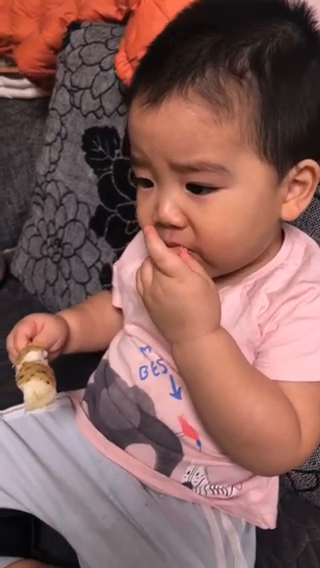
#> input picture frame 45 of FaceDetectionProject/videos/3.mp4, 320 x 568 px, given in place of kelake.mp4, which was not available
$ python FaceDetectionEx.py
#> lines starting #> are read from the running program, lines starting #| are printed output that depends on the picture; after the words box and inside, x2 and y2 are one past the last pixel; in counts of white or black regions, pixels touching at a corner belong together; pictures that were not available may be replaced by others from this repository, and a replacement may not be noted
import cv2
import os


# 保存好的视频检测人脸并截图
def CatchPICFromVideo(window_name, camera_idx, catch_pic_num, path_name):
#> called with window_name = 'get face', camera_idx = 'FaceDetectionProject\\video\\kelake.mp4', catch_pic_num = 100, path_name = 'E:\\VideoCapture'
    cv2.namedWindow(window_name)

    # 视频来源
    cap = cv2.VideoCapture(camera_idx)

    # 告诉OpenCV使用人脸识别分类器
    classfier = cv2.CascadeClassifier(os.getcwd()+"\\haarcascade\\haarcascade_frontalface_alt.xml")

    # 识别出人脸后要画的边框的颜色，RGB格式, color是一个不可增删的数组
    color = (0, 255, 0)

    num = 0
    while cap.isOpened():
        ok, frame = cap.read()  # 读取一帧数据
#> frame is the input picture: shape (568, 320, 3); mean B, G, R 91.4, 95.7, 133.6
        if not ok:
            break

        grey = cv2.cvtColor(frame, cv2.COLOR_BGR2GRAY)  # 将当前桢图像转换成灰度图像
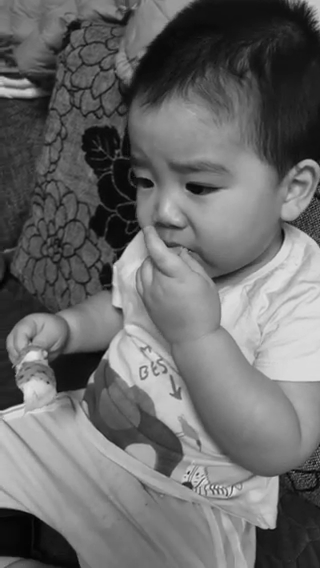
#> grey: shape (568, 320); min 2, max 232, mean 106.5

        # 人脸检测，1.2和2分别为图片缩放比例和需要检测的有效点数
        faceRects = classfier.detectMultiScale(grey, scaleFactor=1.2, minNeighbors=3, minSize=(32, 32))
#> faceRects = [[96, 122, 157, 157]]
        if len(faceRects) > 0:  # 大于0则检测到人脸
            for faceRect in faceRects:  # 单独框出每一张人脸
                x, y, w, h = faceRect

                # 将当前帧保存为图片
                img_name = "%s/%d.jpg" % (path_name, num)
                # print(img_name)
                image = frame[y - 10: y + h + 10, x - 10: x + w + 10]
                cv2.imwrite(img_name, image, [int(cv2.IMWRITE_PNG_COMPRESSION), 9])

                num += 1
                if num > (catch_pic_num):  # 如果超过指定最大保存数量退出循环
                    break

                # 画出矩形框
                cv2.rectangle(frame, (x - 10, y - 10), (x + w + 10, y + h + 10), color, 2)

                # 显示当前捕捉到了多少人脸图片了，这样站在那里被拍摄时心里有个数，不用两眼一抹黑傻等着
                font = cv2.FONT_HERSHEY_SIMPLEX
                cv2.putText(frame, 'num:%d/100' % (num), (x + 30, y + 30), font, 1, (255, 0, 255), 4)
#> this loop made 1 pass
#> (x, y, w, h, img_name, num, font) on pass 1: (96, 122, 157, 157, 'E:\\VideoCapture/0.jpg', 1, 0)
#> pass 1, in CatchPICFromVideo, `image = frame[y - 10: y + h + 10, x - 10: x + w + 10]`:
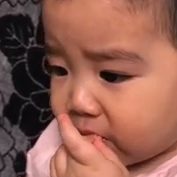
#> image: shape (177, 177, 3); mean B, G, R 81.6, 95, 146.1
#> after the loop:
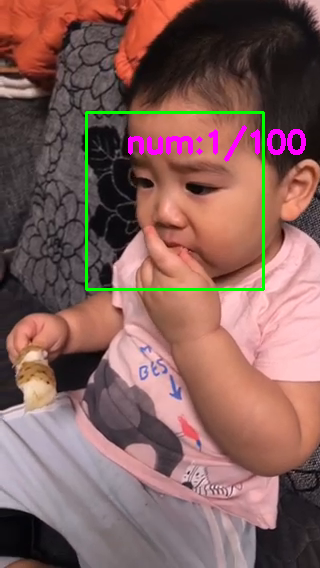
#> frame: shape (568, 320, 3); 2.16% of pixels changed, all inside (x1, y1, x2, y2) = (85, 111, 306, 291)
#> after the loop, num = 1

                # 超过指定最大保存数量结束程序
        if num > (catch_pic_num): break

        # 显示图像
        cv2.imshow(window_name, frame)
        c = cv2.waitKey(10)
#> (key q is pressed here)
        if c & 0xFF == ord('q'):
            break

            # 释放摄像头并销毁所有窗口
    cap.release()
    cv2.destroyAllWindows()


if __name__ == '__main__':
    # 连续截100张图像
    CatchPICFromVideo("get face", os.getcwd()+"\\video\\kelake.mp4", 100, "E:\\VideoCapture")

$ run again, starting later in the video
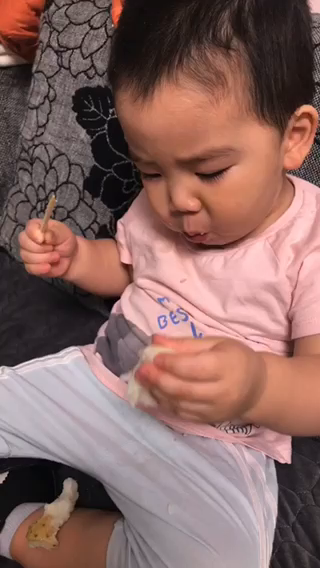
#> input picture frame 360 of FaceDetectionProject/videos/3.mp4, 320 x 568 px, given in place of kelake.mp4, which was not available
#> in CatchPICFromVideo, frame is the input picture: shape (568, 320, 3); mean B, G, R 99.2, 103.7, 137
#> faceRects = [[113, 120, 137, 137]]
#> the loop in CatchPICFromVideo, `for faceRect in faceRects:` made 1 pass
#> (x, y, w, h, img_name, num, font) on pass 1: (113, 120, 137, 137, 'E:\\VideoCapture/0.jpg', 1, 0)
#> pass 1, in CatchPICFromVideo, `image = frame[y - 10: y + h + 10, x - 10: x + w + 10]`:
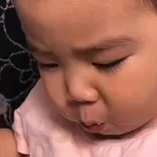
#> image: shape (157, 157, 3); mean B, G, R 85.6, 99.6, 153.5
#> after the loop in CatchPICFromVideo, `for faceRect in faceRects:`:
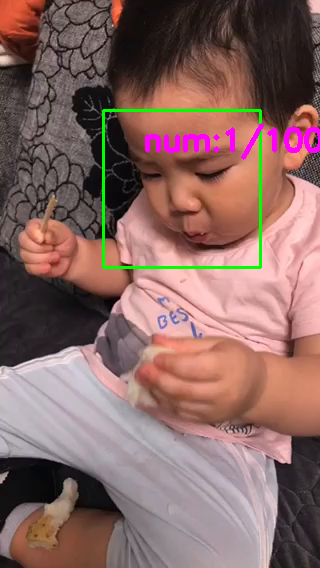
#> frame: shape (568, 320, 3); 1.99% of pixels changed, all inside (x1, y1, x2, y2) = (102, 109, 320, 269)
#> after the loop in CatchPICFromVideo, `for faceRect in faceRects:`: num = 1
